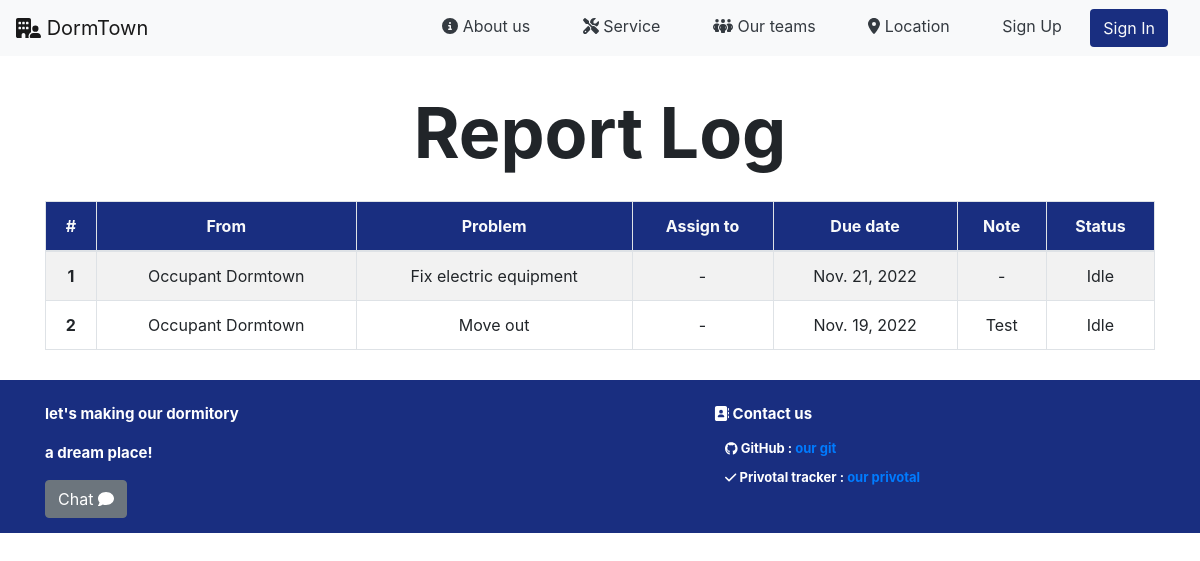
Page /manager/report_logs on the earlier database version.
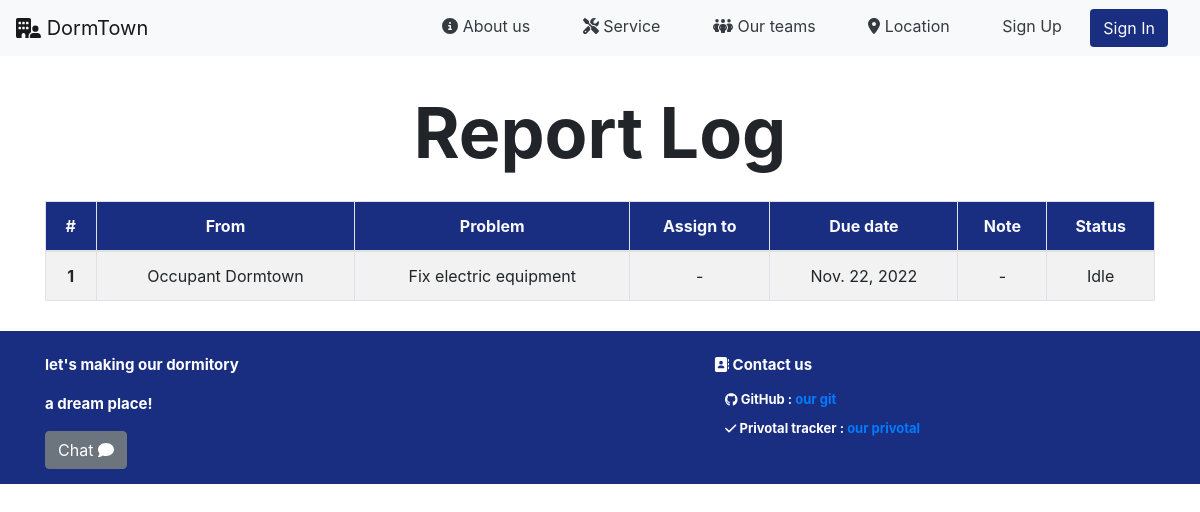
Same page on the later database version.
### occupant/models.py (models this page shows, shortened)
class Report(models.Model):
    from_user_id = models.ForeignKey(
        User, on_delete=models.CASCADE, related_name="from_user_id")
    problem_type_id = models.ForeignKey(
        ProblemType, on_delete=models.CASCADE, related_name="problem_type_id")
    due_date = models.DateField()
    note = models.CharField(max_length=150)
    status_id = models.ForeignKey(
        StatusType, on_delete=models.CASCADE, related_name="status_id")
    assign_to_id = models.ForeignKey(
        User, on_delete=models.CASCADE, related_name="assign_to_id", null=True)
    role_id = models.ForeignKey(
        Role, on_delete=models.CASCADE, related_name="reported_role_id", null=True)

class ProblemType(models.Model):
    problem_name = models.CharField(max_length=30)

class StatusType(models.Model):
    status_name = models.CharField(max_length=10)

### manager/views.py (the view)
# urls.py: path("report_logs", views.report_logs, name="report_logs"),
def report_logs(req):
    try:
        reports = Report.objects.all()
    except:
        pass
    return render(req, "manager/report_logs.html", {"reports": reports})

### manager/templates/manager/report_logs.html
{% extends 'rooms/layout.html' %} {% block body %}
<section class="about-header-section">
    <div class="text-center mt-4">
        <p id='about_us' class="header">Report Log</p>
    </div>
  {% load static %}
    <div class="container">
        <table class="table table-bordered text-center table-striped">
            <thead class="text-light" style="background-color: #192e80;">
                <tr>
                    <th scope="col">#</th>
                    <th scope="col">From</th>
                    <th scope="col">Problem</th>
                    <th scope="col">Assign to</th>
                    <th scope="col">Due date</th>
                    <th scope="col">Note</th>
                    <th scope="col">Status</th>
                </tr>
            </thead>
            <tbody>
                {% for report in reports %}
                <tr>
                    <th scope="row">{{forloop.counter}}</th>
                    <td>{{report.from_user_id.first_name}} {{report.from_user_id.last_name}}</td>
                    <td>{{report.problem_type_id.problem_name}}</td>
                    {% if report.assign_to_id %}
                        <td>{{report.assign_to_id.first_name}} {{report.assign_to_id.last_name}}</td>
                    {% else %}
                        <td> - </td>
                    {% endif %}
                    <td>{{report.due_date}}</td>
                    {% if report.note %}
                        <td>{{report.note}}</td>
                    {% else %}
                        <td> - </td>
                    {% endif %}
                    <td>{{report.status_id.status_name}}</td>
                </tr>
                {% endfor %}
            </tbody>
        </table>
    </div>
{% endblock %}

### rooms/templates/rooms/layout.html (shortened to what this page needs)
<!DOCTYPE html>
<html>
<head>
  <link rel="stylesheet" href="https://cdn.jsdelivr.net/npm/bootstrap@4.3.1/dist/css/bootstrap.min.css" />
  {% load static %}
  <link href="{% static 'fontawesomefree/css/all.min.css' %}" rel="stylesheet" type="text/css" />
  <link rel="stylesheet" href="{% static 'rooms/styles.css' %}" />
  <link rel="stylesheet" href="{% static 'rooms/styles.css' %}" />
  <link rel="stylesheet" href="{% static 'chat/chat.css' %}" />
  <link rel="stylesheet" href="{% static 'manager/dashboard.css' %}" />
  <link href="{% static 'fontawesomefree/css/fontawesome.css' %}" rel="stylesheet" type="text/css">
  <link href="{% static 'fontawesomefree/css/brands.css' %}" rel="stylesheet" type="text/css">
  <link href="{% static 'fontawesomefree/css/solid.css' %}" rel="stylesheet" type="text/css">
  <link href="{% static 'fontawesomefree/css/all.min.css' %}" rel="stylesheet" type="text/css">
</head>
<body>
  <nav class="navbar navbar-expand-lg navbar-light bg-light mb-2">
    <a class="navbar-brand" href="{% url 'rooms:index' %}">
      <i class="fa-solid fa-building-user"></i>
      DormTown
    </a>
    <div class="collapse navbar-collapse" id="navbarSupportedContent">
      <div class="position-relative">
        <div class="position-absulute justify-content-center mx-2 display-flex">
          <div class="position-relative">
            <div class="position-absulute justify-content-center mx-2 display-flex">
              <a href="/" class="text-dark mx-4">
                <i class="fa-solid fa-circle-info"></i>
                About us
              </a>
              <a href="#service-section" class="text-dark mx-4">
                <i class="fa-solid fa-screwdriver-wrench"></i>
                Service
              </a>
              <a href="#ourteams-section" class="text-dark mx-4">
                <i class="fa-solid fa-people-group"></i>
                Our teams
              </a>
              <a href="#location-section" class="text-dark mx-4">
                <i class="fa-solid fa-location-dot"></i>
                Location
              </a>
              {% if request.user.is_authenticated and request.user.is_superuser or user_info.role_id.role_name == "Manager" %}
              <a href="/manager" class="text-dark mx-4">
                <i class="fa-solid fa-user-tie"></i>
                Manager
              </a>
              <a class="text-danger" href="{% url 'users:logout'%}" role=" button">
                <i class="fa-solid fa-right-from-bracket"></i>
                Sign Out
              </a>
              {% elif request.user.is_authenticated %}
              <a class="text-danger" href="{% url 'users:logout'%}" role=" button">
                <i class="fa-solid fa-right-from-bracket"></i>
                Sign Out
              </a>
              {% else %}
              <a href="users/register" class="text-dark mx-4">Sign Up</a>
              <a class="btn text-light" href="{% url 'users:login' %}" role="button" style="background-color: #192e80;">Sign In</a>
              {% endif %}
            </div>
          </div>
        </div>
      </div>
  </nav>
  <div class="container-fluid">{% block body %} {% endblock %}</div>
  <div class="footer">
    <div class="container">
      <div class="row pt-2">
        <div class="col-7" class="font-mid p-4">
          <p> let's making our dormitory</p>
          <p> a dream place!</p>
          {% if request.user.is_superuser == False %}
          <a class="btn btn-secondary" href="/chat">
            Chat
            <i class="fa-solid fa-comment"></i>
          </a>
          {% endif %}
        </div>
        <div class="col">
          <p class="ml-1">
            <i class="fa-solid fa-address-book"></i>
            Contact us
          </p>
          <p class="detail">
            <i class="fa-brands fa-github"></i>
            GitHub : <a href="https://github.com/6310682718/DORMTOWN">our git</a>
          <p>
          <p class="detail">
            <i class="fa-solid fa-check"></i>
            Privotal tracker : <a href="https://www.pivotaltracker.com/n/projects/2606927">our privotal</a>
          </p>
        </div>
        </div>
      </div>
    </div>
</body>
</html>

### rooms/static/rooms/styles.css (style rules this page uses)
.header { font-weight: bolder; font-size: 70px; }
.footer { bottom: 0; font-size: 15px; background-color: #192e80; color: white; font-weight: bolder; margin-top: 30px; padding: 15px; }
.detail { font-size: 13px; margin-left: 15px; line-height: 7px; }
p { cursor: pointer; }

### manager/static/manager/dashboard.css (style rules this page uses)
:root { --height-box: 150px; --padding-box: 50px 0; --border-radius-box: 5px; }

Differences in the rows shown:
removed Report: from_user_id.first_name "Occupant", from_user_id.last_name "Dormtown", problem_type_id.problem_name "Fix electric equipment", due_date "Nov. 21, 2022", status_id.status_name "Idle"
removed Report: from_user_id.first_name "Occupant", from_user_id.last_name "Dormtown", problem_type_id.problem_name "Move out", due_date "Nov. 19, 2022", note "Test", status_id.status_name "Idle"
added Report: from_user_id.first_name "Occupant", from_user_id.last_name "Dormtown", problem_type_id.problem_name "Fix electric equipment", due_date "Nov. 22, 2022", status_id.status_name "Idle"
